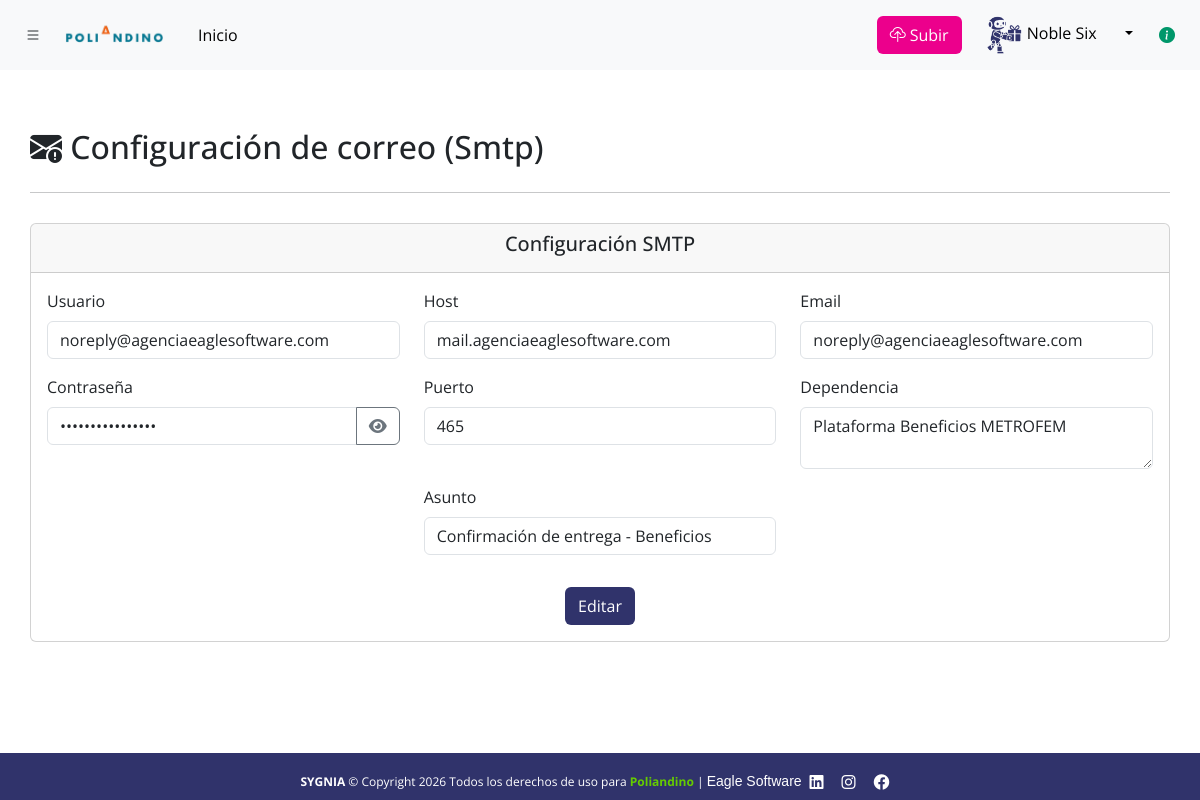
Screenshot of /emailConfig.php (signed in) with the database file from the repository.
### tables this page shows
CREATE TABLE `company` (
  `id` int(11) NOT NULL,
  `nombre` varchar(100) NOT NULL,
  `nit` varchar(15) NOT NULL,
  `direccion` varchar(255) NOT NULL,
  `telefono` varchar(15) NOT NULL,
  `logo` varchar(255) NOT NULL,
  `email` varchar(266) NOT NULL,
  `ciudad` varchar(255) NOT NULL,
  `web` varchar(255) NOT NULL
);

CREATE TABLE `smtpconfig` (
  `id` int(11) NOT NULL,
  `username` varchar(255) NOT NULL,
  `host` varchar(255) NOT NULL,
  `email` varchar(255) NOT NULL,
  `password` varchar(255) NOT NULL,
  `port` int(11) NOT NULL,
  `dependence` text NOT NULL,
  `Subject` varchar(255) NOT NULL
);

### components/sliderBar.php (called while the page is built, shortened)
<?php include("controller/footer.php"); ?>

### components/filters/takeUser.php (called while the page is built, shortened)
<?php
function obtenerInformacionUsuario()
{
    if (isset($_SESSION['loggedin'], $_SESSION['nombre'], $_SESSION['rol'], $_SESSION['username'], $_SESSION['foto'], $_SESSION['extra_rol']) && $_SESSION['loggedin'] === true) {
        $mensajeRol = rolUsuario($_SESSION['rol']);
        $mensajeExtraRol = extraRolUsuario($_SESSION['extra_rol']);
        return [
            'nombre' => htmlspecialchars($_SESSION['nombre']),
            'rol' => $mensajeRol,
            'extra_rol' => $mensajeExtraRol,
            'usuario' => htmlspecialchars($_SESSION['username']),
            'foto' => htmlspecialchars($_SESSION['foto'])
        ];
    }
}
function rolUsuario($rol)
{
    switch ($rol) {
        case 1:
            return "Administrador";
    }
}
function extraRolUsuario($extra_rol)
{
    switch ($extra_rol) {
        default:
            return "Extra rol no definido";
    }
}
?>

### components/multipleEmail/viewConfig.php (the view, shortened to what this page needs)
<?php
$query = "SELECT id, username, host, email, password, port, dependence, Subject FROM smtpconfig LIMIT 1";
$result = $conn->query($query);
$config = $result->fetch_assoc();
?>
<div class="card mt-4">
    <div class="card-header text-center">
        <h5>Configuración SMTP</h5>
    </div>
    <div class="card-body">
        <form id="smtpForm">
            <div class="row justify-content-center">
                <div class="col-4 mb-3">
                    <label for="username" class="form-label">Usuario</label>
                    <input type="text" class="form-control" id="username" name="username" value="<?php echo htmlspecialchars($config['username'] ?? 'Sin configurar'); ?>" readonly>
                </div>
                <div class="col-4 mb-3">
                    <label for="host" class="form-label">Host</label>
                    <input type="text" class="form-control" id="host" name="host" value="<?php echo htmlspecialchars($config['host'] ?? 'Sin configurar'); ?>" readonly>
                </div>
                <div class="col-4 mb-3">
                    <label for="email" class="form-label">Email</label>
                    <input type="email" class="form-control" id="email" name="email" value="<?php echo htmlspecialchars($config['email'] ?? 'Sin configurar'); ?>" readonly>
                </div>
                <div class="col-4 mb-3">
                    <label for="password" class="form-label">Contraseña</label>
                    <div class="input-group">
                        <input type="password" class="form-control" id="password" name="password" value="<?php echo htmlspecialchars($config['password'] ?? ''); ?>" readonly>
                        <button type="button" class="btn btn-outline-secondary" id="togglePassword"><i class="fas fa-eye"></i></button>
                    </div>
                </div>
                <div class="col-4 mb-3">
                    <label for="port" class="form-label">Puerto</label>
                    <input type="number" class="form-control" id="port" name="port" value="<?php echo htmlspecialchars($config['port'] ?? 'Sin configurar'); ?>" readonly>
                </div>
                <div class="col-4 mb-3">
                    <label for="dependence" class="form-label">Dependencia</label>
                    <textarea class="form-control" id="dependence" name="dependence" readonly><?php echo htmlspecialchars($config['dependence'] ?? 'Sin configurar'); ?></textarea>
                </div>
                <div class="col-4 mb-3">
                    <label for="subject" class="form-label">Asunto</label>
                    <input type="text" class="form-control" id="subject" name="subject" value="<?php echo htmlspecialchars($config['Subject'] ?? 'Sin configurar'); ?>" readonly>
                </div>
            </div>
            <div class="text-center mt-3">
                <button type="button" class="btn bg-indigo-dark text-white" id="editBtn">Editar</button>
            </div>
        </form>
    </div>
</div>

### controller/header.php (shortened to what this page needs)
<?php
$rol = $infoUsuario['rol'];
$query = "SELECT logo FROM company LIMIT 1";
$result = $conn->query($query);
$company = $result->fetch_assoc();
$logo = $company['logo'] ?? 'gf_header.png';
?>
<nav class="navbar navbar-expand-lg bg-body-tertiary fixed-top">
    <div class="container-fluid">
        <button class="btn btn-tertiary mr-3" type="button" data-bs-toggle="offcanvas" data-bs-target="#offcanvasWithBothOptions" aria-controls="offcanvasWithBothOptionsLabel">
            <i class="bi bi-list"></i>
        </button>
        <a class="navbar-brand" href="#"><img src="img/logos/<?php echo htmlspecialchars($logo); ?>" alt="logo" width="120px"></a>
        <div class="collapse navbar-collapse" id="navbarSupportedContent">
            <ul class="navbar-nav me-auto mb-2 mb-lg-0">
                <li class="nav-item">
                    <a class="nav-link active" aria-current="page" href="main.php">Inicio</a>
                </li>
            </ul>
        </div>
        <?php if ($rol === 'Administrador' || $rol === 'Control maestro'): ?>
            <button id="btnSubirBase" class="btn bg-magenta-dark me-2 text-white" type="button">
                <i class="bi bi-cloud-upload me-1"></i>Subir
            </button>
        <?php endif; ?>
        <div class="dropdown">
            <button class="btn btn-light dropdown-toggle" type="button" id="dropdownMenuButton" data-bs-toggle="dropdown" aria-expanded="false">
                <img src="<?php echo htmlspecialchars($infoUsuario['foto']); ?>" alt="Perfil" class="rounded-circle" width="40" height="40">
                <?php echo htmlspecialchars($infoUsuario['nombre']); ?>
                <button type="button" class="btn" data-bs-toggle="popover" data-bs-placement="top" data-bs-content="<?php echo htmlspecialchars($infoUsuario['rol']); ?>" data-bs-trigger="hover">
                    <i class="bi bi-info-circle-fill colorVerde" style="color: #00976a;"></i>
                </button>
            </button>
        </div>
    </div>
</nav>

### controller/footer.php (shortened to what this page needs)
<footer class="text-center text-lg-start text-light fixed-bottom bg-indigo-dark text-white d-flex align-items-center justify-content-center" style="max-height:55px;">
    <div class="text-center pb-2 w-100">
        <?php
         $queryCompany = mysqli_query($conn, "SELECT nombre,nit FROM company");
         while ($empresaLog = mysqli_fetch_array($queryCompany)) {
           $empresa = $empresaLog['nombre'] . '</label>';
         }
        ?>
        <br>
        <b>SYGNIA</b> &copy; Copyright <?php echo date("Y"); ?> Todos los derechos de uso para <label class="text-lime-dark"><b><?php echo $empresa ?> </b></label>|
        <span class="footer-social-group">
            <a class="eagle-link-footer" href="https://agenciaeaglesoftware.com/" target="_blank">Eagle Software</a>
            <a href="https://www.linkedin.com/company/89372098/admin/feed/posts/" target="_blank" class="linkFooter"><i class="fa-brands fa-linkedin redes"></i></a>
            <a href="https://www.instagram.com/eaglesoftwares/" target="_blank" class="linkFooter"><i class="fa-brands fa-instagram redes"></i></a>
            <a href="https://www.facebook.com/eaglesoftwares/" target="_blank" class="linkFooter"><i class="fa-brands fa-facebook redes"></i></a>
        </span>
    </div>
</footer>

### css/estilo.css (style rules this page uses)
:root { --colorPrimario:#ec008c; --colorVerde:#00976a --blanco:#fff; --bs-primary-light: #cce5ff; --bs-primary-dark: #004085; --bs-secondary-light: #e2e3e5; --bs-secondary-dark: #383d41; --bs-success-light: #d4edda; --bs-success-dark: #155724; --bs-danger-light: #f8d7da; --bs-danger-dark: #721c24; --bs-warning-light: #fff3cd; --bs-warning-dark: #856404; --bs-info-light: #d1ecf1; --bs-info-dark: #0c5460; --bs-light-gray: #f8f9fa; --bs-dark-gray: #343a40; }
* { margin: 0; padding: 0; box-sizing: border-box; font-family: "Open Sans"; }
.colorVerde { color: var(--colorVerde); }
footer { position: relative; bottom: 0; left: 0; right: 0; background-color: #333; color: white; text-align: center; font-size: 12px; }
.redes { float: right; font-size: 16px; padding-right: 10px; }
.linkFooter { text-decoration: none; color: white; }
html, body { height: 100%; }

### css/slidebar.css (style rules this page uses)
:root { --colorPrimario: #ec008c; --blanco: #fff; }

### css/contadores.css (style rules this page uses)
:root { --bs-purple-light: #e0c3fc; --bs-purple-dark: #5d3fd3; --bs-teal-light: #b2f0e5; --bs-teal-dark: #006d68; --bs-amber-light: #ffe7b2; --bs-amber-dark: #bf6900; --bs-pink-light: #ffccd5; --bs-pink-dark: #b53471; --bs-indigo-light: #d4d7ff; --bs-indigo-dark: #30336b; --bs-gray-light: #f4f6f7; --bs-gray-dark: #495057; --bs-magenta-dark:#ec008c; --bs-magenta-light:#f5a6c2; --bs-lime-light: #e6ffcc; --bs-lime-dark: #66cc00; --bs-orange-light: #ffd8b2; --bs-orange-dark: #e67300; --bs-red-dark: #990000; --bs-blue-dark: #001f3f; --bs-brown-light: #d7b49e; --bs-brown-dark: #6b4226; --bs-cyan-light: #d0f7f9; --bs-cyan-dark: #007a7a; --bs-silver: #c0c0c0; }
.bg-magenta-dark { background-color: var(--bs-magenta-dark) !important; color: white; }
.bg-indigo-dark { background-color: var(--bs-indigo-dark) !important; color: white; }
.text-lime-dark { color: var(--bs-lime-dark) !important; }
.card-body { display: flex; align-items: center; }

### css/dataTables.css (style rules this page uses)
:root { --dt-row-selected: 13, 110, 253;--dt-row-selected-text: 255, 255, 255;--dt-row-selected-link: 9, 10, 11;--dt-row-stripe: 0, 0, 0;--dt-row-hover: 0, 0, 0;--dt-column-ordering: 0, 0, 0;--dt-html-background: white }

### controller/footer.php (style rules this page uses)
.eagle-link-footer { font-family: 'Sparose', sans-serif !important; font-size: 14px; color: #fff !important; text-decoration: none !important; font-weight: normal; }
.footer-social-group { display: inline-flex; align-items: center; gap: 8px; }

### rows the page displays
company: logo (picture), nombre "Poliandino"
smtpconfig: username "noreply@agenciaeaglesoftware.com", host "mail.agenciaeaglesoftware.com", email "noreply@agenciaeaglesoftware.com", port "465", dependence "Plataforma Beneficios METROFEM", subject "Confirmación de entrega - Beneficios"

### other values shown
$infoUsuario['nombre'] "Noble Six"
